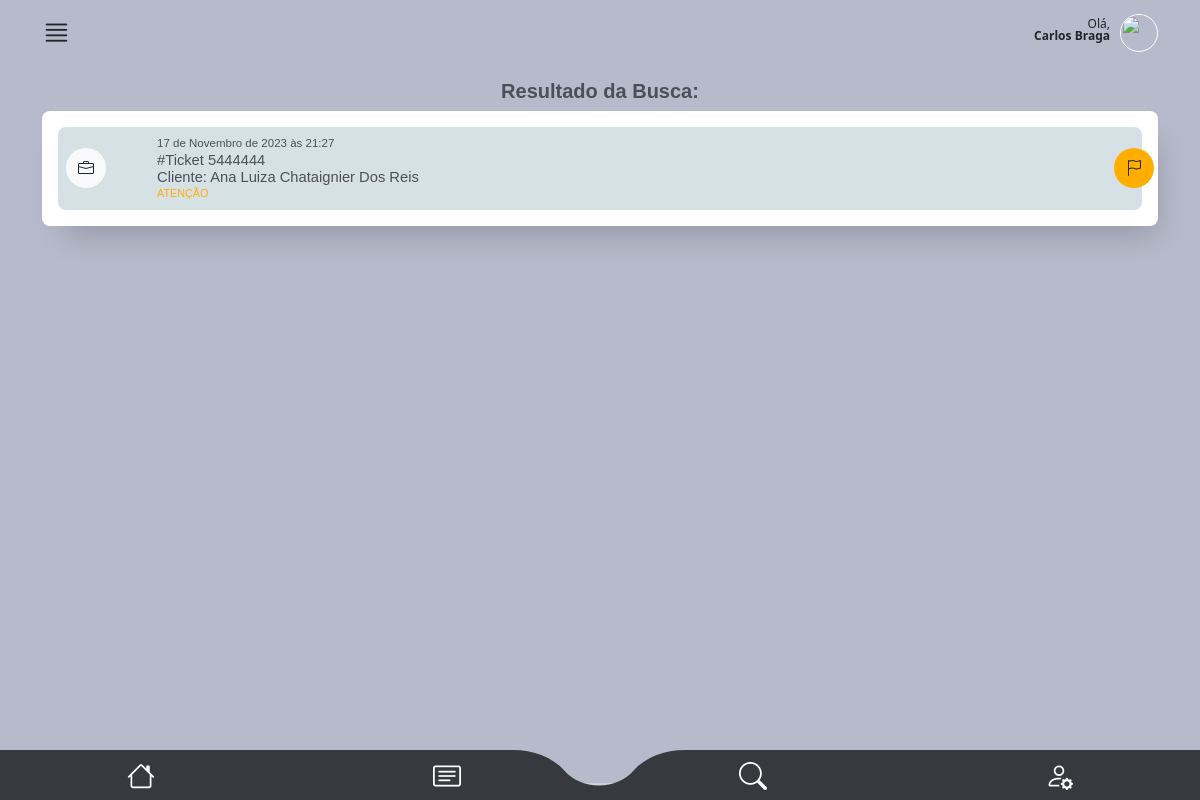
Before: /main/tela_busca_resultado/ (signed in) with the older database file.
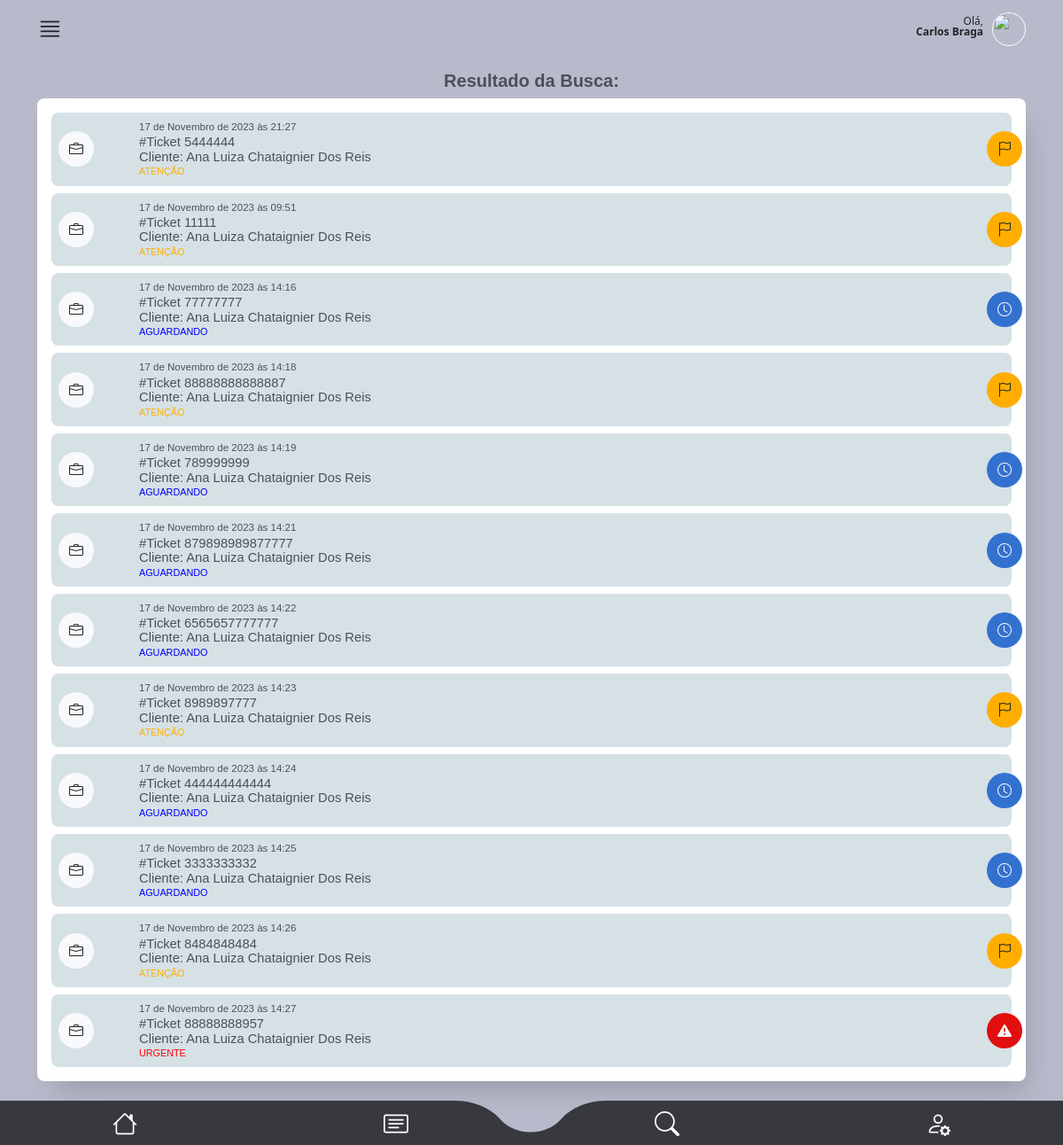
After: the same page with the newer database file.
### staff/models.py (models this page shows, shortened)
class OrdemDeServico(models.Model):
    ticket = models.CharField(max_length=200, unique=True)
    tecnico = models.ForeignKey(
        CustomUser, on_delete=models.CASCADE, related_name="ordens_técnico", null=True, default=None
    )
    staff = models.ForeignKey(
        CustomUser, on_delete=models.CASCADE, related_name="ordens_staff"
    )
    descricao = models.TextField(max_length=600)
    previsao_chegada = models.DateTimeField(editable=True)
    previsao_execucao = models.DateTimeField(editable=True)
    material = models.CharField(max_length=100, validators=[MinLengthValidator(3)])
    equipamento = models.CharField(max_length=100, validators=[MinLengthValidator(3)])
    data_criacao = models.DateTimeField(auto_now_add=True)
    cliente = models.ForeignKey(Cliente, on_delete=models.CASCADE)
    endereco = models.ForeignKey(Endereco, on_delete=models.CASCADE)
    contrato = models.CharField(max_length=700, null=True, blank=True)
    atividade = models.CharField(max_length=50, choices=ACTIVITY_CHOICES)
    status_tecnico = models.CharField(max_length=50, choices=TECNICAL_CHOICES)
    status = models.CharField(
        max_length=10, choices=STATUS_CHOICES, default="Aguardando"
    )
    atraso_em_minutos = models.CharField(max_length=50, choices=ATRASO_CHOICES)
    atraso_descricao = models.TextField(max_length=400)
    descricao_reagendamento = models.TextField(max_length=400)
    vezes_reagendada = models.IntegerField(default=0)

class Cliente(models.Model):
    nome = models.CharField(max_length=50, validators=[MinLengthValidator(3)])
    rg = models.CharField(max_length=12, validators=[MinLengthValidator(3)])
    telefone1 = models.CharField(max_length=15, validators=[MinLengthValidator(3)])
    telefone2 = models.CharField(max_length=15, validators=[MinLengthValidator(3)])

### main/views.py (the view, shortened to what this page needs)
@user_passes_test(is_tecnico)
def tela_busca_resultado(request):
    ordens = OrdemDeServico.objects.filter(
        tecnico=request.user,
        status__in=["Atenção", "Urgente", "Aguardando", "Concluído"],
    )
    return render(request, "tela_busca_resultado.html", {"ordens": ordens})

### main/helpers.py (called while the page is built)
def is_tecnico(user):
    return user.groups.filter(name="Técnico").exists()

### main/templates/tela_busca_resultado.html (shortened to what this page needs)
{% extends "base2.html" %}
{%load static%}
{% block rest %}
<section id="oc_lista">
    <div class="container">
      <div class="row">
        <div class="col-10 offset-1 text-center mt-3">
          <h5 class="font-bold color04">Resultado da Busca:</h5>
        </div>
      </div>
      <div class="listas_here box-shadow">
        <div class="tab-content" id="pills-tabContent">
            <div class="tab-pane pt-3 fade show active" id="pills-01" role="tabpanel" aria-labelledby="pills-home-tab" tabindex="0">
        {% if ordens %}
            {% for ordem in ordens %}
              <div class="oc_lista_item">
                <a href="{% url 'os_detail' ordem.id %}" class="a-whole"></a>
                <div class="row">
                    <div class="col-2 col-md-1">
                        <div class="icon bg-light"><i class="bi bi-briefcase text-dark"></i></div>
                    </div>
                    <div class="col-9 col-md-11">
                        <div class="oc_l_data color04 font-light">{{ordem.previsao_chegada}}</div>
                        <div class="oc_l_nome font-medium color04">#Ticket {{ordem.ticket}}</div>
                        <div class="oc_l_nome font-medium color04">Cliente: {{ordem.cliente.nome}}</div>
                        <div class="oc_l_status font-medium {% if ordem.status == 'Urgente' %}color-red{% elif ordem.status == 'Atenção' %}color-yellow{% elif ordem.status == 'Aguardando' %}color-blue{% elif ordem.status == 'Concluído' %}color-green{% endif %}">{{ ordem.status }}</div>
                    </div>
                    {% if ordem.status == "Urgente" %}
                    <div class="status_icon bg05 text-light">
                        <i class="bi bi-exclamation-triangle-fill"></i>
                    </div>
                {% elif ordem.status == "Atenção" %}
                    <div class="status_icon bg06 text-dark">
                        <i class="bi bi-flag"></i>
                    </div>
                {% elif ordem.status == "Aguardando" %}
                    <div class="status_icon bg01 text-light">
                        <i class="bi bi-clock"></i>
                    </div>
                    {% elif ordem.status == "Concluído" %}
                    <div class="status_icon bg02 text-light">
                      <i class="bi bi-check-circle"></i>
                  </div>
                {% endif %}
                </div>
              </div>
              {% endfor %}
            {% endif %}
            </div>
        </div>
    </div>
    </div>
  </section>
{% endblock %}

Changed rows visible on the page:
now on this page (row edited): OrdemDeServico: previsao_chegada "17 de Novembro de 2023 às 09:51", ticket "11111", cliente.nome "Ana Luiza Chataignier Dos Reis", status "ATENÇÃO"
added OrdemDeServico: previsao_chegada "17 de Novembro de 2023 às 14:16", ticket "77777777", cliente.nome "Ana Luiza Chataignier Dos Reis", status "AGUARDANDO"
added OrdemDeServico: previsao_chegada "17 de Novembro de 2023 às 14:18", ticket "88888888888887", cliente.nome "Ana Luiza Chataignier Dos Reis", status "ATENÇÃO"
added OrdemDeServico: previsao_chegada "17 de Novembro de 2023 às 14:19", ticket "789999999", cliente.nome "Ana Luiza Chataignier Dos Reis", status "AGUARDANDO"
added OrdemDeServico: previsao_chegada "17 de Novembro de 2023 às 14:21", ticket "879898989877777", cliente.nome "Ana Luiza Chataignier Dos Reis", status "AGUARDANDO"
added OrdemDeServico: previsao_chegada "17 de Novembro de 2023 às 14:22", ticket "6565657777777", cliente.nome "Ana Luiza Chataignier Dos Reis", status "AGUARDANDO"
added OrdemDeServico: previsao_chegada "17 de Novembro de 2023 às 14:23", ticket "8989897777", cliente.nome "Ana Luiza Chataignier Dos Reis", status "ATENÇÃO"
added OrdemDeServico: previsao_chegada "17 de Novembro de 2023 às 14:24", ticket "444444444444", cliente.nome "Ana Luiza Chataignier Dos Reis", status "AGUARDANDO"
added OrdemDeServico: previsao_chegada "17 de Novembro de 2023 às 14:25", ticket "3333333332", cliente.nome "Ana Luiza Chataignier Dos Reis", status "AGUARDANDO"
added OrdemDeServico: previsao_chegada "17 de Novembro de 2023 às 14:26", ticket "8484848484", cliente.nome "Ana Luiza Chataignier Dos Reis", status "ATENÇÃO"
added OrdemDeServico: previsao_chegada "17 de Novembro de 2023 às 14:27", ticket "88888888957", cliente.nome "Ana Luiza Chataignier Dos Reis", status "URGENTE"
